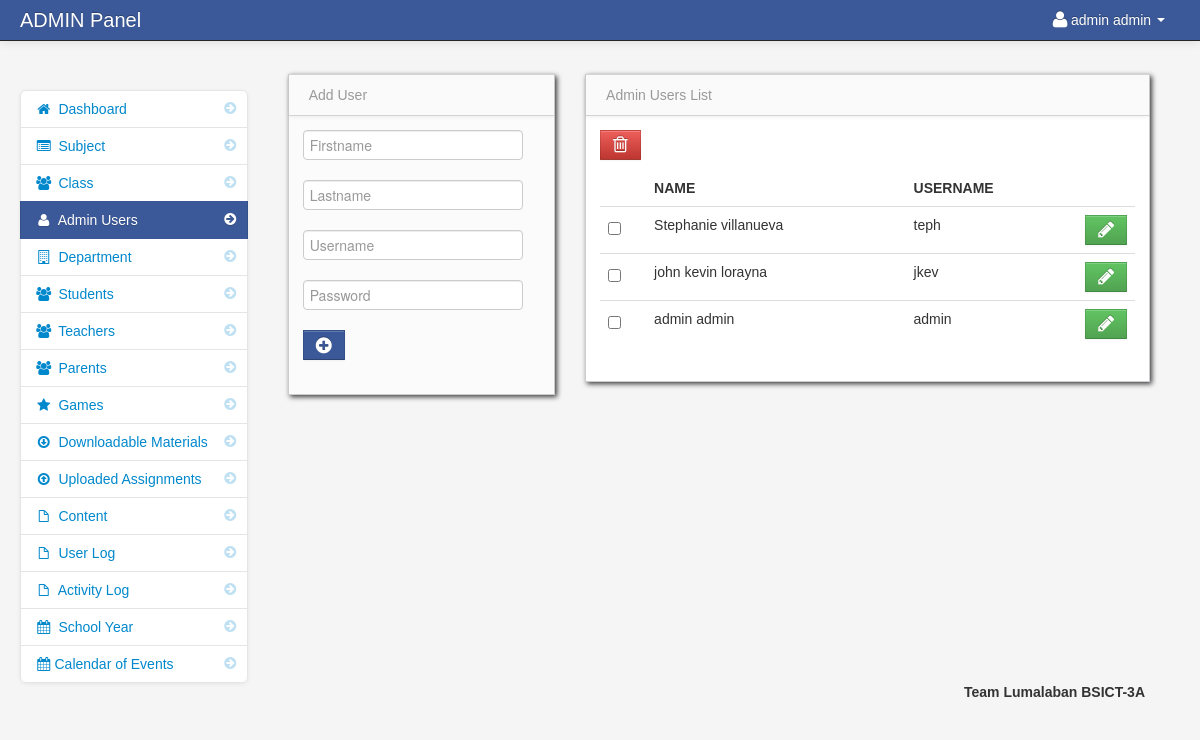
The page /admin/admin_user.php (signed in) on the database as committed earlier.
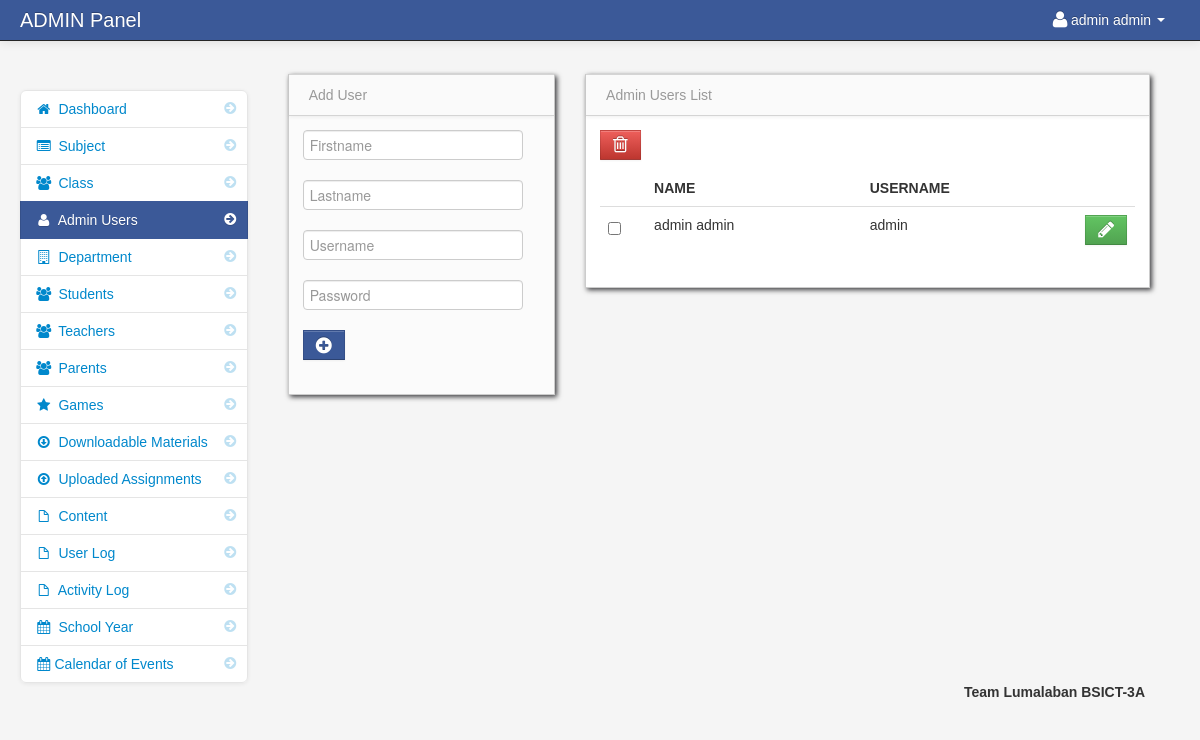
The same page on the database as committed later.
### tables this page shows
CREATE TABLE `users` (
  `user_id` int(11) NOT NULL,
  `username` varchar(100) NOT NULL,
  `password` varchar(100) NOT NULL,
  `firstname` varchar(100) NOT NULL,
  `lastname` varchar(100) NOT NULL
);

### admin/session.php (called while the page is built, shortened)
<?php
$session_id=$_SESSION['id'];
?>

### admin/admin_user.php (the view, shortened to what this page needs)
<?php include('header.php'); ?>
<?php include('session.php'); ?>
    <body>
		<?php include('navbar.php'); ?>
        <div class="container-fluid">
            <div class="row-fluid">
				<?php include('admin_sidebar.php'); ?>
				<div class="span3" id="adduser">
				<?php include('add_user.php'); ?>
				</div>
                <div class="span6" id="">
                     <div class="row-fluid">
                        <div id="block_bg" class="block">
                            <div class="navbar navbar-inner block-header">
                                <div class="muted pull-left">Admin Users List</div>
                            </div>
                            <div class="block-content collapse in">
                                <div class="span12">
								<form action="delete_users.php" method="post">
  									<table cellpadding="0" cellspacing="0" border="0" class="table" id="example">
									<a data-toggle="modal" href="#user_delete" id="delete"  class="btn btn-danger" name=""><i class="icon-trash icon-large"></i></a>
										<thead>
										  <tr>
												<th></th>
												<th>Name</th>
												<th>Username</th>
												<th></th>
										   </tr>
										</thead>
										<tbody>
													<?php
													$user_query = mysqli_query($conn,"select * from users")or die(mysqli_error());
													while($row = mysqli_fetch_array($user_query)){
													$id = $row['user_id'];
													?>
												<tr>
												<td width="30">
												<input id="optionsCheckbox" class="uniform_on" name="selector[]" type="checkbox" value="<?php echo $id; ?>">
												</td>
												<td><?php echo $row['firstname']; ?> <?php echo $row['lastname']; ?></td>
												<td><?php echo $row['username']; ?></td>
												<td width="40">
												<a href="edit_user.php<?php echo '?id='.$id; ?>"  data-toggle="modal" class="btn btn-success"><i class="icon-pencil icon-large"></i></a>
												</td>
												</tr>
												<?php } ?>
										</tbody>
									</table>
									</form>
                                </div>
                            </div>
                        </div>
                    </div>
                </div>
            </div>
		<?php include('footer.php'); ?>
        </div>
		<?php include('script.php'); ?>
    </body>
</html>

### admin/navbar.php (shortened to what this page needs)
<div class="navbar navbar-fixed-top navbar-inverse">
          <div class="navbar-inner">
              <div class="container-fluid">
                  <span class="brand" href="#">ADMIN Panel</span>
                  <div class="nav-collapse collapse">
                      <ul class="nav pull-right">
				<?php $query= mysqli_query($conn,"SELECT * from users where user_id = '$session_id'")or die(mysqli_error());
					$row = mysqli_fetch_array($query);
				?>
                          <li class="dropdown">
                              <a href="#" role="button" class="dropdown-toggle" data-toggle="dropdown"> <i class="icon-user icon-large"></i><?php echo $row['firstname']." ".$row['lastname'];  ?> <i class="caret"></i>
                              </a>
                          </li>
                      </ul>
                  </div>
              </div>
          </div>
      </div>

Rows that differ between the two databases and show on the page:
removed users: firstname "Stephanie", lastname "villanueva", username "teph"
removed users: firstname "john kevin", lastname "lorayna", username "jkev"
